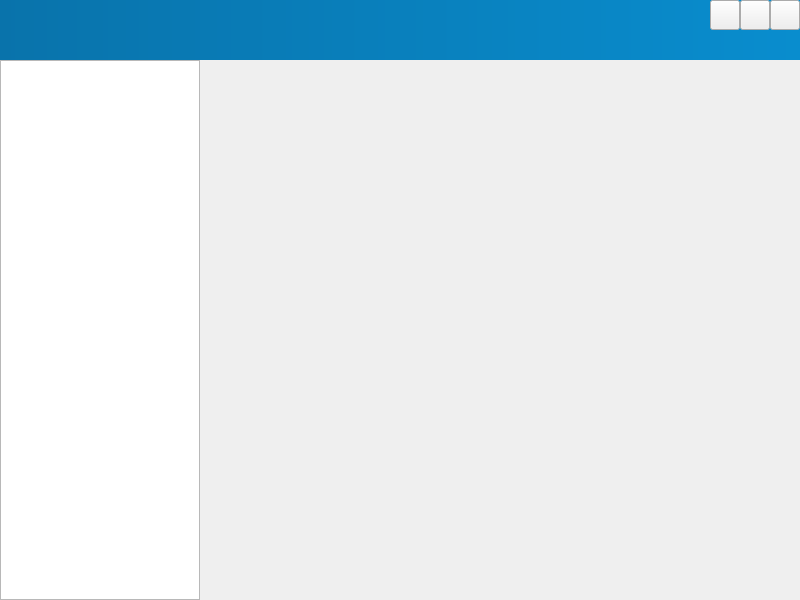
<?xml version="1.0" encoding="UTF-8"?>
<ui version="4.0">
 <class>MainDlg</class>
 <widget class="QDialog" name="MainDlg">
  <property name="geometry">
   <rect>
    <x>0</x>
    <y>0</y>
    <width>800</width>
    <height>600</height>
   </rect>
  </property>
  <property name="windowTitle">
   <string>Dialog</string>
  </property>
  <layout class="QGridLayout" name="gridLayout">
   <property name="leftMargin">
    <number>0</number>
   </property>
   <property name="topMargin">
    <number>0</number>
   </property>
   <property name="rightMargin">
    <number>0</number>
   </property>
   <property name="bottomMargin">
    <number>0</number>
   </property>
   <property name="spacing">
    <number>0</number>
   </property>
   <item row="0" column="0" colspan="2">
    <widget class="QWidget" name="widgetTop" native="true">
     <property name="minimumSize">
      <size>
       <width>0</width>
       <height>60</height>
      </size>
     </property>
     <property name="maximumSize">
      <size>
       <width>16777215</width>
       <height>60</height>
      </size>
     </property>
     <property name="styleSheet">
      <string notr="true">QWidget#widgetTop{
   background:qlineargradient(spread:pad,x1:0,y1:0,x2:1,y2:0,stop:0 #0973AB,stop:1 #098DCE);
    }</string>
     </property>
     <layout class="QHBoxLayout" name="horizontalLayout">
      <property name="spacing">
       <number>0</number>
      </property>
      <property name="leftMargin">
       <number>0</number>
      </property>
      <property name="topMargin">
       <number>0</number>
      </property>
      <property name="rightMargin">
       <number>0</number>
      </property>
      <property name="bottomMargin">
       <number>0</number>
      </property>
      <item>
       <widget class="QLabel" name="labTitle">
        <property name="minimumSize">
         <size>
          <width>400</width>
          <height>0</height>
         </size>
        </property>
        <property name="maximumSize">
         <size>
          <width>400</width>
          <height>16777215</height>
         </size>
        </property>
        <property name="styleSheet">
         <string notr="true"/>
        </property>
        <property name="text">
         <string/>
        </property>
        <property name="pixmap">
         <pixmap resource="Res.qrc">:/Image/Res/Image/windowCaption.bmp</pixmap>
        </property>
        <property name="scaledContents">
         <bool>true</bool>
        </property>
        <property name="alignment">
         <set>Qt::AlignCenter</set>
        </property>
       </widget>
      </item>
      <item>
       <spacer name="horizontalSpacer">
        <property name="orientation">
         <enum>Qt::Horizontal</enum>
        </property>
        <property name="sizeType">
         <enum>QSizePolicy::Minimum</enum>
        </property>
        <property name="sizeHint" stdset="0">
         <size>
          <width>60</width>
          <height>20</height>
         </size>
        </property>
       </spacer>
      </item>
      <item>
       <widget class="QWidget" name="widget_showNowPatient" native="true">
        <property name="sizePolicy">
         <sizepolicy hsizetype="Preferred" vsizetype="Preferred">
          <horstretch>0</horstretch>
          <verstretch>0</verstretch>
         </sizepolicy>
        </property>
        <property name="minimumSize">
         <size>
          <width>150</width>
          <height>0</height>
         </size>
        </property>
        <property name="maximumSize">
         <size>
          <width>200</width>
          <height>16777215</height>
         </size>
        </property>
       </widget>
      </item>
      <item>
       <spacer name="horizontalSpacer_2">
        <property name="orientation">
         <enum>Qt::Horizontal</enum>
        </property>
        <property name="sizeType">
         <enum>QSizePolicy::Expanding</enum>
        </property>
        <property name="sizeHint" stdset="0">
         <size>
          <width>508</width>
          <height>17</height>
         </size>
        </property>
       </spacer>
      </item>
      <item>
       <widget class="QWidget" name="widgetMenu" native="true">
        <property name="maximumSize">
         <size>
          <width>100</width>
          <height>16777215</height>
         </size>
        </property>
        <layout class="QGridLayout" name="gridLayout_2">
         <property name="leftMargin">
          <number>0</number>
         </property>
         <property name="topMargin">
          <number>0</number>
         </property>
         <property name="rightMargin">
          <number>0</number>
         </property>
         <property name="bottomMargin">
          <number>0</number>
         </property>
         <property name="spacing">
          <number>0</number>
         </property>
         <item row="0" column="2">
          <widget class="QPushButton" name="btnMenu_Max">
           <property name="sizePolicy">
            <sizepolicy hsizetype="Minimum" vsizetype="Expanding">
             <horstretch>0</horstretch>
             <verstretch>0</verstretch>
            </sizepolicy>
           </property>
           <property name="minimumSize">
            <size>
             <width>30</width>
             <height>30</height>
            </size>
           </property>
           <property name="focusPolicy">
            <enum>Qt::NoFocus</enum>
           </property>
           <property name="text">
            <string/>
           </property>
          </widget>
         </item>
         <item row="1" column="1" colspan="3">
          <spacer name="verticalSpacer">
           <property name="orientation">
            <enum>Qt::Vertical</enum>
           </property>
           <property name="sizeHint" stdset="0">
            <size>
             <width>20</width>
             <height>10</height>
            </size>
           </property>
          </spacer>
         </item>
         <item row="0" column="3">
          <widget class="QPushButton" name="btnMenu_Close">
           <property name="sizePolicy">
            <sizepolicy hsizetype="Minimum" vsizetype="Expanding">
             <horstretch>0</horstretch>
             <verstretch>0</verstretch>
            </sizepolicy>
           </property>
           <property name="minimumSize">
            <size>
             <width>30</width>
             <height>30</height>
            </size>
           </property>
           <property name="cursor">
            <cursorShape>ArrowCursor</cursorShape>
           </property>
           <property name="focusPolicy">
            <enum>Qt::NoFocus</enum>
           </property>
           <property name="toolTip">
            <string>关闭</string>
           </property>
           <property name="text">
            <string/>
           </property>
          </widget>
         </item>
         <item row="0" column="1">
          <widget class="QPushButton" name="btnMenu_Min">
           <property name="sizePolicy">
            <sizepolicy hsizetype="Minimum" vsizetype="Expanding">
             <horstretch>0</horstretch>
             <verstretch>0</verstretch>
            </sizepolicy>
           </property>
           <property name="minimumSize">
            <size>
             <width>30</width>
             <height>30</height>
            </size>
           </property>
           <property name="cursor">
            <cursorShape>ArrowCursor</cursorShape>
           </property>
           <property name="focusPolicy">
            <enum>Qt::NoFocus</enum>
           </property>
           <property name="toolTip">
            <string>最小化</string>
           </property>
           <property name="text">
            <string/>
           </property>
          </widget>
         </item>
        </layout>
       </widget>
      </item>
     </layout>
    </widget>
   </item>
   <item row="1" column="0">
    <widget class="NavListView" name="listView">
     <property name="minimumSize">
      <size>
       <width>160</width>
       <height>60</height>
      </size>
     </property>
     <property name="maximumSize">
      <size>
       <width>200</width>
       <height>16777215</height>
      </size>
     </property>
    </widget>
   </item>
   <item row="1" column="1">
    <widget class="QStackedWidget" name="stackedWidget">
     <widget class="QWidget" name="page"/>
     <widget class="QWidget" name="page_2"/>
    </widget>
   </item>
  </layout>
 </widget>
 <customwidgets>
  <customwidget>
   <class>NavListView</class>
   <extends>QListView</extends>
   <header location="global">ControlWidget/navlistview.h</header>
  </customwidget>
 </customwidgets>
 <resources>
  <include location="Res.qrc"/>
 </resources>
 <connections/>
</ui>
